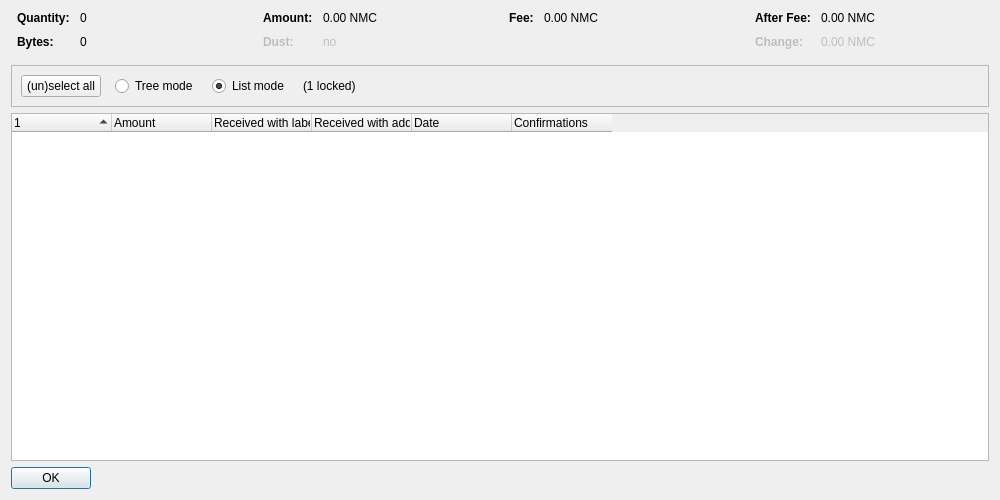
<?xml version="1.0" encoding="UTF-8"?>
<ui version="4.0">
 <class>CoinControlDialog</class>
 <widget class="QDialog" name="CoinControlDialog">
  <property name="geometry">
   <rect>
    <x>0</x>
    <y>0</y>
    <width>1000</width>
    <height>500</height>
   </rect>
  </property>
  <property name="windowTitle">
   <string>Coin Selection</string>
  </property>
  <layout class="QVBoxLayout" name="verticalLayout">
   <item>
    <layout class="QHBoxLayout" name="horizontalLayoutTop" stretch="0,0,0,0">
     <property name="topMargin">
      <number>0</number>
     </property>
     <property name="bottomMargin">
      <number>10</number>
     </property>
     <item>
      <layout class="QFormLayout" name="formLayoutCoinControl1">
       <property name="horizontalSpacing">
        <number>10</number>
       </property>
       <property name="verticalSpacing">
        <number>10</number>
       </property>
       <property name="leftMargin">
        <number>6</number>
       </property>
       <property name="rightMargin">
        <number>6</number>
       </property>
       <item row="0" column="0">
        <widget class="QLabel" name="labelCoinControlQuantityText">
         <property name="font">
          <font>
           <weight>75</weight>
           <bold>true</bold>
          </font>
         </property>
         <property name="text">
          <string>Quantity:</string>
         </property>
        </widget>
       </item>
       <item row="0" column="1">
        <widget class="QLabel" name="labelCoinControlQuantity">
         <property name="cursor">
          <cursorShape>IBeamCursor</cursorShape>
         </property>
         <property name="contextMenuPolicy">
          <enum>Qt::ActionsContextMenu</enum>
         </property>
         <property name="text">
          <string notr="true">0</string>
         </property>
         <property name="textInteractionFlags">
          <set>Qt::LinksAccessibleByMouse|Qt::TextSelectableByKeyboard|Qt::TextSelectableByMouse</set>
         </property>
        </widget>
       </item>
       <item row="1" column="0">
        <widget class="QLabel" name="labelCoinControlBytesText">
         <property name="font">
          <font>
           <weight>75</weight>
           <bold>true</bold>
          </font>
         </property>
         <property name="text">
          <string>Bytes:</string>
         </property>
        </widget>
       </item>
       <item row="1" column="1">
        <widget class="QLabel" name="labelCoinControlBytes">
         <property name="cursor">
          <cursorShape>IBeamCursor</cursorShape>
         </property>
         <property name="contextMenuPolicy">
          <enum>Qt::ActionsContextMenu</enum>
         </property>
         <property name="text">
          <string notr="true">0</string>
         </property>
         <property name="textInteractionFlags">
          <set>Qt::LinksAccessibleByMouse|Qt::TextSelectableByKeyboard|Qt::TextSelectableByMouse</set>
         </property>
        </widget>
       </item>
      </layout>
     </item>
     <item>
      <layout class="QFormLayout" name="formLayoutCoinControl2">
       <property name="horizontalSpacing">
        <number>10</number>
       </property>
       <property name="verticalSpacing">
        <number>10</number>
       </property>
       <property name="leftMargin">
        <number>6</number>
       </property>
       <property name="rightMargin">
        <number>6</number>
       </property>
       <item row="0" column="0">
        <widget class="QLabel" name="labelCoinControlAmountText">
         <property name="font">
          <font>
           <weight>75</weight>
           <bold>true</bold>
          </font>
         </property>
         <property name="text">
          <string>Amount:</string>
         </property>
        </widget>
       </item>
       <item row="0" column="1">
        <widget class="QLabel" name="labelCoinControlAmount">
         <property name="cursor">
          <cursorShape>IBeamCursor</cursorShape>
         </property>
         <property name="contextMenuPolicy">
          <enum>Qt::ActionsContextMenu</enum>
         </property>
         <property name="text">
          <string notr="true">0.00 NMC</string>
         </property>
         <property name="textInteractionFlags">
          <set>Qt::LinksAccessibleByMouse|Qt::TextSelectableByKeyboard|Qt::TextSelectableByMouse</set>
         </property>
        </widget>
       </item>
       <item row="1" column="0">
        <widget class="QLabel" name="labelCoinControlLowOutputText">
         <property name="enabled">
          <bool>false</bool>
         </property>
         <property name="font">
          <font>
           <weight>75</weight>
           <bold>true</bold>
          </font>
         </property>
         <property name="text">
          <string>Dust:</string>
         </property>
        </widget>
       </item>
       <item row="1" column="1">
        <widget class="QLabel" name="labelCoinControlLowOutput">
         <property name="enabled">
          <bool>false</bool>
         </property>
         <property name="cursor">
          <cursorShape>IBeamCursor</cursorShape>
         </property>
         <property name="contextMenuPolicy">
          <enum>Qt::ActionsContextMenu</enum>
         </property>
         <property name="text">
          <string notr="true">no</string>
         </property>
         <property name="textInteractionFlags">
          <set>Qt::LinksAccessibleByMouse|Qt::TextSelectableByKeyboard|Qt::TextSelectableByMouse</set>
         </property>
        </widget>
       </item>
      </layout>
     </item>
     <item>
      <layout class="QFormLayout" name="formLayoutCoinControl3">
       <property name="horizontalSpacing">
        <number>10</number>
       </property>
       <property name="verticalSpacing">
        <number>10</number>
       </property>
       <property name="leftMargin">
        <number>6</number>
       </property>
       <property name="rightMargin">
        <number>6</number>
       </property>
       <item row="0" column="0">
        <widget class="QLabel" name="labelCoinControlFeeText">
         <property name="font">
          <font>
           <weight>75</weight>
           <bold>true</bold>
          </font>
         </property>
         <property name="text">
          <string>Fee:</string>
         </property>
        </widget>
       </item>
       <item row="0" column="1">
        <widget class="QLabel" name="labelCoinControlFee">
         <property name="cursor">
          <cursorShape>IBeamCursor</cursorShape>
         </property>
         <property name="contextMenuPolicy">
          <enum>Qt::ActionsContextMenu</enum>
         </property>
         <property name="text">
          <string notr="true">0.00 NMC</string>
         </property>
         <property name="textInteractionFlags">
          <set>Qt::LinksAccessibleByMouse|Qt::TextSelectableByKeyboard|Qt::TextSelectableByMouse</set>
         </property>
        </widget>
       </item>
      </layout>
     </item>
     <item>
      <layout class="QFormLayout" name="formLayoutCoinControl4">
       <property name="horizontalSpacing">
        <number>10</number>
       </property>
       <property name="verticalSpacing">
        <number>10</number>
       </property>
       <property name="leftMargin">
        <number>6</number>
       </property>
       <property name="rightMargin">
        <number>6</number>
       </property>
       <item row="0" column="0">
        <widget class="QLabel" name="labelCoinControlAfterFeeText">
         <property name="font">
          <font>
           <weight>75</weight>
           <bold>true</bold>
          </font>
         </property>
         <property name="text">
          <string>After Fee:</string>
         </property>
        </widget>
       </item>
       <item row="0" column="1">
        <widget class="QLabel" name="labelCoinControlAfterFee">
         <property name="cursor">
          <cursorShape>IBeamCursor</cursorShape>
         </property>
         <property name="contextMenuPolicy">
          <enum>Qt::ActionsContextMenu</enum>
         </property>
         <property name="text">
          <string notr="true">0.00 NMC</string>
         </property>
         <property name="textInteractionFlags">
          <set>Qt::LinksAccessibleByMouse|Qt::TextSelectableByKeyboard|Qt::TextSelectableByMouse</set>
         </property>
        </widget>
       </item>
       <item row="1" column="0">
        <widget class="QLabel" name="labelCoinControlChangeText">
         <property name="enabled">
          <bool>false</bool>
         </property>
         <property name="font">
          <font>
           <weight>75</weight>
           <bold>true</bold>
          </font>
         </property>
         <property name="text">
          <string>Change:</string>
         </property>
        </widget>
       </item>
       <item row="1" column="1">
        <widget class="QLabel" name="labelCoinControlChange">
         <property name="enabled">
          <bool>false</bool>
         </property>
         <property name="cursor">
          <cursorShape>IBeamCursor</cursorShape>
         </property>
         <property name="contextMenuPolicy">
          <enum>Qt::ActionsContextMenu</enum>
         </property>
         <property name="text">
          <string notr="true">0.00 NMC</string>
         </property>
         <property name="textInteractionFlags">
          <set>Qt::LinksAccessibleByMouse|Qt::TextSelectableByKeyboard|Qt::TextSelectableByMouse</set>
         </property>
        </widget>
       </item>
      </layout>
     </item>
    </layout>
   </item>
   <item>
    <widget class="QFrame" name="frame">
     <property name="minimumSize">
      <size>
       <width>0</width>
       <height>40</height>
      </size>
     </property>
     <property name="frameShape">
      <enum>QFrame::StyledPanel</enum>
     </property>
     <property name="frameShadow">
      <enum>QFrame::Sunken</enum>
     </property>
     <layout class="QHBoxLayout" name="horizontalLayout">
      <item>
       <layout class="QHBoxLayout" name="horizontalLayoutPanel" stretch="0,0,0,0,0">
        <property name="spacing">
         <number>14</number>
        </property>
        <item>
         <widget class="QPushButton" name="pushButtonSelectAll">
          <property name="sizePolicy">
           <sizepolicy hsizetype="Maximum" vsizetype="Fixed">
            <horstretch>0</horstretch>
            <verstretch>0</verstretch>
           </sizepolicy>
          </property>
          <property name="text">
           <string>(un)select all</string>
          </property>
          <property name="autoDefault">
           <bool>false</bool>
          </property>
         </widget>
        </item>
        <item>
         <widget class="QRadioButton" name="radioTreeMode">
          <property name="sizePolicy">
           <sizepolicy hsizetype="Maximum" vsizetype="Fixed">
            <horstretch>0</horstretch>
            <verstretch>0</verstretch>
           </sizepolicy>
          </property>
          <property name="text">
           <string>Tree mode</string>
          </property>
         </widget>
        </item>
        <item>
         <widget class="QRadioButton" name="radioListMode">
          <property name="sizePolicy">
           <sizepolicy hsizetype="Maximum" vsizetype="Fixed">
            <horstretch>0</horstretch>
            <verstretch>0</verstretch>
           </sizepolicy>
          </property>
          <property name="text">
           <string>List mode</string>
          </property>
          <property name="checked">
           <bool>true</bool>
          </property>
         </widget>
        </item>
        <item>
         <widget class="QLabel" name="labelLocked">
          <property name="text">
           <string notr="true">(1 locked)</string>
          </property>
         </widget>
        </item>
        <item>
         <spacer name="horizontalSpacer">
          <property name="orientation">
           <enum>Qt::Horizontal</enum>
          </property>
          <property name="sizeHint" stdset="0">
           <size>
            <width>40</width>
            <height>20</height>
           </size>
          </property>
         </spacer>
        </item>
       </layout>
      </item>
     </layout>
    </widget>
   </item>
   <item>
    <widget class="CoinControlTreeWidget" name="treeWidget">
     <property name="contextMenuPolicy">
      <enum>Qt::CustomContextMenu</enum>
     </property>
     <property name="sortingEnabled">
      <bool>false</bool>
     </property>
     <property name="columnCount">
      <number>6</number>
     </property>
     <attribute name="headerShowSortIndicator" stdset="0">
      <bool>true</bool>
     </attribute>
     <attribute name="headerStretchLastSection">
      <bool>false</bool>
     </attribute>
     <column>
      <property name="text">
       <string/>
      </property>
     </column>
     <column>
      <property name="text">
       <string>Amount</string>
      </property>
     </column>
     <column>
      <property name="text">
       <string>Received with label</string>
      </property>
     </column>
     <column>
      <property name="text">
       <string>Received with address</string>
      </property>
     </column>
     <column>
      <property name="text">
       <string>Date</string>
      </property>
     </column>
     <column>
      <property name="text">
       <string>Confirmations</string>
      </property>
      <property name="toolTip">
       <string>Confirmed</string>
      </property>
     </column>
     <column>
      <property name="text">
       <string/>
      </property>
     </column>
     <column>
      <property name="text">
       <string/>
      </property>
     </column>
     <column>
      <property name="text">
       <string/>
      </property>
     </column>
     <column>
      <property name="text">
       <string/>
      </property>
     </column>
    </widget>
   </item>
   <item>
    <widget class="QDialogButtonBox" name="buttonBox">
     <property name="sizePolicy">
      <sizepolicy hsizetype="Maximum" vsizetype="Fixed">
       <horstretch>0</horstretch>
       <verstretch>0</verstretch>
      </sizepolicy>
     </property>
     <property name="orientation">
      <enum>Qt::Horizontal</enum>
     </property>
     <property name="standardButtons">
      <set>QDialogButtonBox::Ok</set>
     </property>
    </widget>
   </item>
  </layout>
 </widget>
 <customwidgets>
  <customwidget>
   <class>CoinControlTreeWidget</class>
   <extends>QTreeWidget</extends>
   <header>qt/coincontroltreewidget.h</header>
  </customwidget>
 </customwidgets>
 <resources/>
 <connections/>
</ui>
